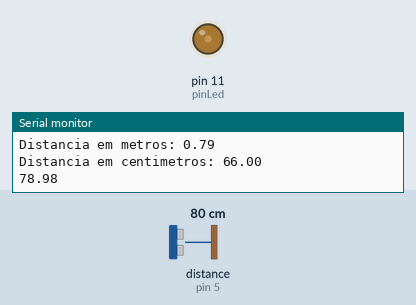
Bench run of a sketch on a simulated Arduino Uno, built with avr-gcc and run on an emulated ATmega328P. On the bench: output pins drawn as LEDs (lit = HIGH), the last lines printed to the serial monitor. Wiring (inferred from the names in the program): ultrasonic range finder: trigger pin 4; echo pin 5. The test bench sets the inputs (shaded band); at power-on: distance to the obstacle (sensor on pin 5) 80 cm. The echo pulse lasts 58.3 µs per cm; pins used as bus, display or sensor lines are not drawn.

Above: at 5.8 s.
5.9 s: distance to the obstacle (sensor on pin 5) set to 2 cm
At 10.4 s:
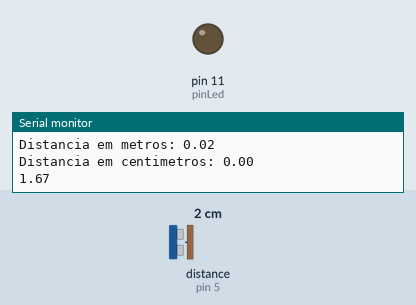
11.9 s: distance to the obstacle (sensor on pin 5) set to 4 cm
At 15.5 s:
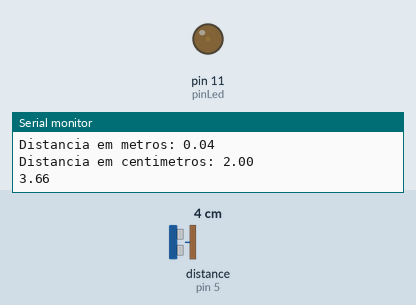
17.9 s: distance to the obstacle (sensor on pin 5) set to 250 cm
At 21.2 s:
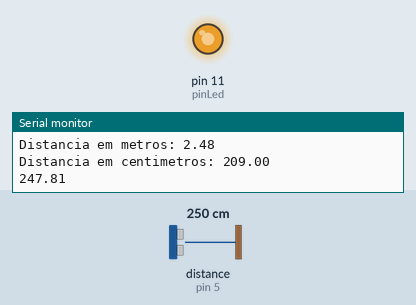
Timing chart, 0 to 22.7 s (numbered marks = the images above; inputs shaded):
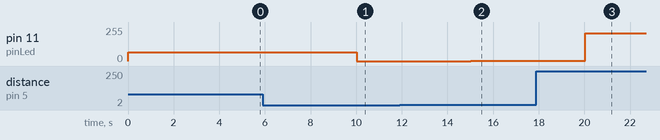

The sketch:

swanky_habbi_tumelo1.ino
```cpp
const int pinTrig = 4, pinEcho = 5, pinLed = 11;
const float VelocidadeSom_mporus = 0.000340;

void setup()
{
  Serial.begin(9600);
  pinMode(pinTrig, OUTPUT);
  pinMode(pinEcho, INPUT);
  digitalWrite(pinEcho, LOW);
  pinMode(pinLed, OUTPUT);
}

void loop()
{
 	DisparaPulsoUltrassonico();
  	float tempoEcho = pulseIn(pinEcho, HIGH);
  	float dist = CalculaDistancia(tempoEcho);
  	Serial.print("Distancia em metros: ");
  	Serial.println(dist);
  	Serial.print("Distancia em centimetros: ");
  	dist = dist * 100;
  	float aux = map(dist, 0, 300, 0, 255);
  	analogWrite(pinLed, aux);
  	Serial.println(aux);
  	Serial.println(dist);
  	delay(5000);
}

void DisparaPulsoUltrassonico(){
	digitalWrite(pinTrig, HIGH);
  	delayMicroseconds(10);
  	digitalWrite(pinTrig, LOW);
}

float CalculaDistancia(float tempo_us){
	float dist = (tempo_us * VelocidadeSom_mporus)/2;
  	return dist;
}
```

Measured:
- after the input at 5.9 s, pin 11 (pinLed): 66/255 → 0/255 after 4.1 s
- after the input at 11.9 s, pin 11 (pinLed): 0/255 → 2/255 after 3.1 s
- after the input at 17.9 s, pin 11 (pinLed): 2/255 → 209/255 after 2.1 s
